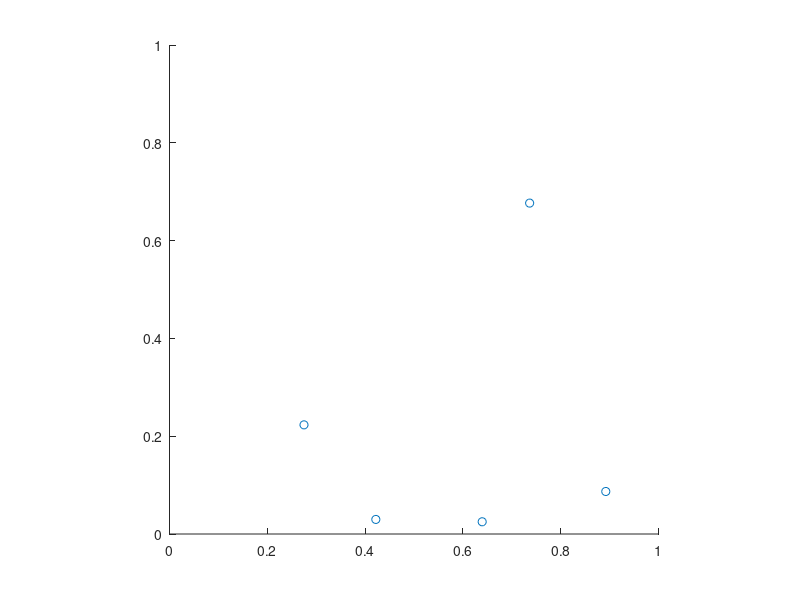

Reproduce this figure in MATLAB. (Note: this script raises an error after producing the figure.)
clear; close all; clc;

warning('off','all')
warning

n = 5; %nb agents
nb_steps = 4000; %realmax;%1000; %nb of steps
dt = 1;%0.05; %Time steps of resampling the angles
v = 1; %Speed: Step size of v*dt in the discrete case
ddt = dt/100;%dt/100; %Discretisation of the continuous time %We do not resample alpha but do test half plane
              %Mini step of v*ddt
square_size = 1; %Size of the square for rand uniform initalisation [0,square_size]x[0,square_size]
nb_trials = 1; %Number of runs of the algorithms (nb of rand initialisations and then run the algo on it)

%delta_blind = nan; %Agents are not blind to close agents
delta_blind = 0.02;%0.01; %If the agents are too close they don't see each other (otherwise getting too close
                    %will force the agents to not be able to move any more)

limited_range = nan; %limited range. Nan if none
%%limited_range = 0.15; %limited range. Nan if none

compute_circle = true; %Computes the enclosing circle
early_stop_convergence = compute_circle & false; %Stop if we have converged in a circle of radius delta_blind

disp_realTime = false; %Shows real time progress
save_video = false; %Saves the video

save_conv_time_to_file = compute_circle & false; %Save the first time to convergence in txt file

nb_steps_mod_memory = 50; %We memorise the position of the agents on the convex hull every nb_steps_mod_memory steps (starting at 1)
memorise_pos_display = (nb_steps < realmax) & false; %Memorises the position of the agents on the convex hull ever nb_steps_mod_memory steps (for display purposes)
memorise_r_display = (nb_steps < realmax) & compute_circle & false; %Memorises the radius of the enclosing circle of the agents at every step (for display purposes)


FPS = 10; %Nb frames per second for saved video

seed = 42;
rng(seed); %Random seed

if save_conv_time_to_file
    fname_conv = ['res/conv_time/conv_time_n_',num2str(n),'_delta_',num2str(delta_blind),'_square_size_',num2str(square_size),'_nb_steps_',num2str(nb_steps),'_dt_',num2str(dt),'_v_',num2str(v),'_ddt_',num2str(ddt),'.txt'];
    fileID = fopen(fname_conv,'a');
end


%%%%%%%%% %For parfor
t_conv = zeros(nb_trials,1);
%%%%%%%%%


for trial = 1:nb_trials
%parfor trial = 1:nb_trials
    fprintf("Trial %d/%d...",trial,nb_trials);
    
    tic
    
    if save_video
        if isnan(limited_range)
            outputVideo = VideoWriter(['ants_randomHalfPlaneSensor_memoryMoved_continuous_not_limited_n_',num2str(n),'_nb_steps_',num2str(nb_steps),'_dt_',num2str(dt),'_v_',num2str(v),'_ddt_',num2str(ddt),'_delta_blind_',num2str(delta_blind),'_trial_',num2str(nb_trials),'.avi']);
        else
            outputVideo = VideoWriter(['ants_randomHalfPlaneSensor_memoryMoved_continuous_limited_range_',num2str(limited_range),'_n_',num2str(n),'_nb_steps_',num2str(nb_steps),'_dt_',num2str(dt),'_v_',num2str(v),'_ddt_',num2str(ddt),'_delta_blind_',num2str(delta_blind),'_trial_',num2str(nb_trials),'.avi']);
        end
        outputVideo.FrameRate = FPS;
        open(outputVideo)
    end
    
    
    
    
    p_0 = rand(2,n)*square_size; %Initial positions
    
    p = p_0;  
    
    scatter(p(1,:),p(2,:));
    axis equal
    xlim([0,square_size])
    ylim([0,square_size])
    
    
    if memorise_pos_display
        nb_memories = floor(nb_steps/nb_steps_mod_memory)+1; %+1 to keep the initial one and after the n updates
        p_memories = cell(1,nb_memories+1);  
        for memory_idx = 1:nb_memories
            p_memories{memory_idx} = nan(2,n);
        end
        p_memories{1} = p;
    end
    
    if memorise_r_display
        r_memories_all = nan(1,nb_steps+1); %+1 since we want the initial r and after the the nb_steps updates of r (thus nb_steps+1)
        [~,~,r] = SmallestEnclosingCircle(p(1,:),p(2,:));
        r_memories_all(1) = r;
    end
    
    
    for step = 1:nb_steps
        %fprintf("step = %d\n",step);
        alpha = rand(1,n)*2*pi; %Random direction: the opposite of the movement        
        
        for step_mini = 1:dt/ddt
            p_next = p;
            for i = 1:n
                dir_i = p(:,i) - [p(:,1:i-1),p(:,i+1:end)]; %Vectors to other agents
                dists_i = sqrt(sum(dir_i.^2,1)); %Distances to other agents
                u_i = dir_i./dists_i; %Unit vectors to other agents
                
                u_alpha = [cos(alpha(i));sin(alpha(i))]; %Opposite of potential speed vector of agent i
                v_i = -u_alpha*v;
                
                scal_i = sum(u_alpha.*u_i,1); %Scalar products of u_alpha and u_i
                
                visible_i = [];
                if isnan(limited_range) %No limit to range
                    visible_i = scal_i <= 0;
                elseif limited_range>0 %Finite limit to range
                    visible_i = scal_i <= 0 & dists_i <= limited_range;
                else
                    error("The parameter range should be either nan or strictly positive");
                end
                
                if isnan(delta_blind) %No blind zone
                    visible_i = visible_i; %Don't change anything
                elseif delta_blind>0 %Close blind zone
                    visible_i = visible_i & dists_i >= delta_blind;
                else
                    
                end
                
                if sum(visible_i) > 0 %If there is one point that is visible then we don't do anything
                    v_i = [0;0];
                end
                
                p_next(:,i) = p(:,i) + v_i*ddt;
            end
            
            p = p_next;
            
            
            
            %{
            if disp_realTime
                scatter(p(1,:),p(2,:));
                axis equal
                xlim([0,square_size])
                ylim([0,square_size])
                drawnow
            end
            %}
            
        end
        
        if compute_circle
            [x_c,y_c,r] = SmallestEnclosingCircle(p(1,:),p(2,:));
        end
        
        if disp_realTime
            scatter(p(1,:),p(2,:));
            axis equal
            
            if compute_circle
                hold on
                viscircles([x_c,y_c],r,'Color','r');
                plot(x_c,y_c,'r+')
                hold off
            end
            
            xlim([0,square_size])
            ylim([0,square_size])
            drawnow
        end
        
        if memorise_pos_display && mod(step-1,nb_steps_mod_memory) == 0 %Time to take a screenshot of convex hull, there has been step-1 updates in this screenshot
            p_memories{1+1+(step-1)/nb_steps_mod_memory} = p; %Extra +1 since the first value is for the initial condition (the second +1 since indexing starts at 1)
        end
        
        if memorise_r_display
            r_memories_all(step+1) = r; %Extra +1 since the first value is for the initialisation
        end
        
        if save_video
            F = getframe(gcf);
            [X, Map] = frame2im(F);
            writeVideo(outputVideo,X);
        end
        
        if early_stop_convergence
            if r<=delta_blind
                if save_conv_time_to_file
                    %fprintf(fileID, '%d\n', step);
                    t_conv(trial) = step;
                end
                break
            end
        end
    end
    
    
    %{
    scatter(p(1,:),p(2,:));
    axis equal
    xlim([0,square_size])
    ylim([0,square_size])
    if compute_circle
        hold on
        viscircles([x_c,y_c],r,'Color','r');
        plot(x_c,y_c,'r+')
        hold off
    end
    %}
    if save_video
        close(outputVideo);
    end
    
    time = toc;
    fprintf(" %.2fs\n",time);
end


if memorise_pos_display
    hFig = figure; 
    if memorise_r_display
        set(hFig,'Position',[100,100,770,420])
        subplot(1,3,2:3)
    end
    hold on
    plot(p_0(1,:),p_0(2,:),'kx');
    for memory_idx = 1:nb_memories
        p_memory = p_memories{memory_idx};
        if sum(isnan(p_memory))>0
            break %We stopped the loop before the max number of iterations, thus we do not have a screenshot, no need to continue
        else
            conv_hull_ind = convhull(p_memory(1,:),p_memory(2,:));
            plot(p_memories{memory_idx}(1,conv_hull_ind),p_memories{memory_idx}(2,conv_hull_ind),'b:o')
        end
    end
    axis equal    
    xlim([0,square_size])
    ylim([0,square_size])
    title('Ants'' dynamics')
end

if memorise_r_display
    if memorise_pos_display
        subplot(1,3,1)
        hold on
    else
        figure; hold on
    end
    if sum(isnan(r_memories_all)) > 0
        r_mem_idx_nan = find(isnan(r_memories_all),1); %First index of nan
        plot(0:r_mem_idx_nan-1-1,r_memories_all(1:r_mem_idx_nan-1),'-o','MarkerSize',1);
        plot(0:r_mem_idx_nan-1-1,ones(1,r_mem_idx_nan-1),'r--')
        plot(0:r_mem_idx_nan-1-1,2*ones(1,r_mem_idx_nan-1),'k-')
    else
        plot(0:nb_steps,r_memories_all,'-o','MarkerSize',1)
        plot(0:nb_steps,delta_blind*ones(1,nb_steps+1),'r-')
    end
    %set(gca, 'XTick', unique([0:1000:nb_steps, get(gca, 'XTick')])) %Not necessary on my mac but on my windows shows only ticks 0,2000,4000
    set(gca, 'YTick', unique([delta_blind, get(gca, 'YTick')])); %Label may overlap with 0, if that is the case use the next line
    %If this tick overlaps with 0 and is ugly, use the following line instead to get the text a bit above
    %annotation('textbox', 'String', '0.005', 'Position', [0.085, 0.09881 0.034766 0.053571], 'EdgeColor','none')
    %annotation('textbox', 'String', '0.001', 'Position', [0.085, 0.09881 0.034766 0.053571], 'EdgeColor','none')
    %legend('Radius',['Level ',num2str(delta_blind)])
    title('Enclosing circle radius')
end

if memorise_pos_display && memorise_r_display
    saveas(gcf,['res/evolution/continuous_memoryless_n_',num2str(n),'_delta_',strrep(num2str(delta_blind),'.','-'),'_square_size_',num2str(square_size),'_steps_',num2str(nb_steps),'_dt_',num2str(dt),'_v_',num2str(v),'_ddt_',strrep(num2str(ddt),'.','-'),'_seed_',num2str(seed)],'fig')
    saveas(gcf,['res/evolution/continuous_memoryless_n_',num2str(n),'_delta_',strrep(num2str(delta_blind),'.','-'),'_square_size_',num2str(square_size),'_steps_',num2str(nb_steps),'_dt_',num2str(dt),'_v_',num2str(v),'_ddt_',strrep(num2str(ddt),'.','-'),'_seed_',num2str(seed)],'epsc')
end




%%%%%%%%% %For parfor
if save_conv_time_to_file
    for i=1:nb_trials
        fprintf(fileID, '%d\n', t_conv(i));
    end
end
%%%%%%%%%


if save_conv_time_to_file
   fclose(fileID);
end

